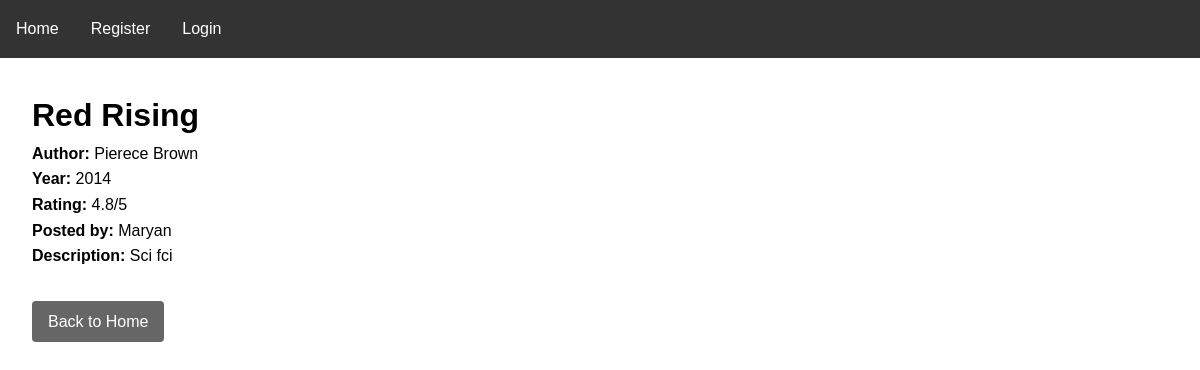
/book/2/, run on the app's committed database.
### books/models.py (models this page shows, shortened)
class Book(models.Model):
    title = models.CharField(max_length=200)
    author = models.CharField(max_length=200)
    year = models.IntegerField()
    rating = models.FloatField()
    description = models.TextField()
    posted_by = models.ForeignKey(User, on_delete=models.CASCADE)

### books/views.py (the view)
# urls.py: path('book/<int:book_id>/', views.book_detail, name='book_detail'),
def book_detail(request, book_id):
    book = get_object_or_404(Book, id=book_id)
    return render(request, "book_detail.html", {"book": book})

### books/templates/book_detail.html (shortened to what this page needs)
{% extends "base.html" %}
{% block content %}
<div style="max-width: 800px;">
    <h1>{{ book.title }}</h1>
    <p><strong>Author:</strong> {{ book.author }}</p>
    <p><strong>Year:</strong> {{ book.year }}</p>
    <p><strong>Rating:</strong> {{ book.rating }}/5</p>
    <p><strong>Posted by:</strong> {{ book.posted_by.username }}</p>
    <p><strong>Description:</strong> {{ book.description }}</p>
    <div style="margin-top: 2rem;">
        <a href="{% url 'homepage' %}" style="display: inline-block; padding: 0.5rem 1rem; background: #666; color: #fff; text-decoration: none; border-radius: 4px;">Back to Home</a>
    </div>
</div>
{% endblock %}

### books/templates/base.html (style rules this page uses)
* { margin: 0; padding: 0; box-sizing: border-box; }
body { font-family: Arial, sans-serif; line-height: 1.6; }

### data on the page
Book: title "Red Rising", author "Pierece Brown", year "2014", rating "4.8", posted_by.username "Maryan", description "Sci fci"
